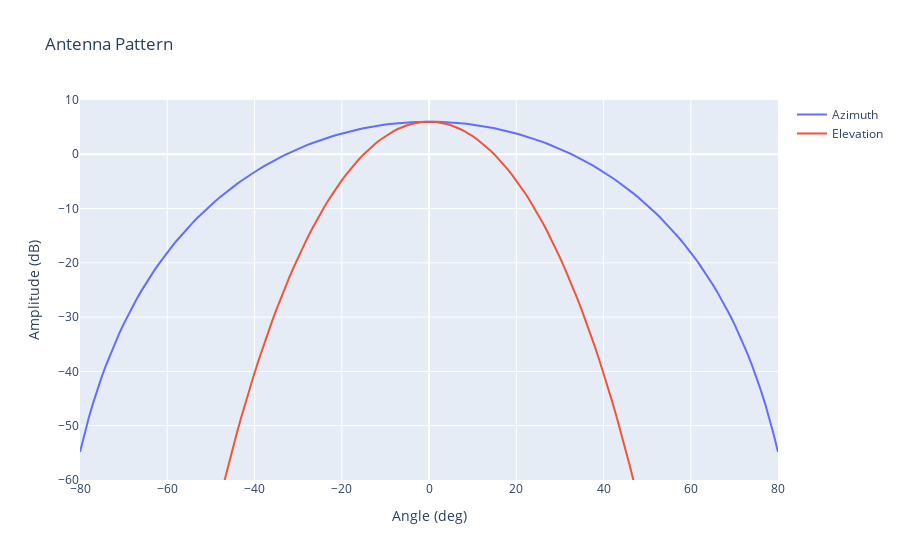

Here is the notebook cell this chart was saved with:
### Markdown cell above
_Plot the antenna patterns_

### Code cell
import plotly.graph_objs as go

fig = go.Figure()

fig.add_trace(go.Scatter(
    x=az_angle,
    y=az_pattern,
    name='Azimuth',
))
fig.add_trace(go.Scatter(
    x=el_angle,
    y=el_pattern,
    name='Elevation',
))

fig.update_layout(
    title='Antenna Pattern',
    yaxis=dict(title='Amplitude (dB)', range=[-60, 10]),
    xaxis=dict(title='Angle (deg)'),
)

fig.show()

### Figure 1 — Plotly figure (JSON) as saved in the notebook; plotly's stock layout.template omitted (floating-point values rounded to 4 significant figures; data arrays with more than 128 entries replaced by an {"elided": "..."} marker saying what was removed)
{"data": [{"name": "Azimuth", "type": "scatter", "x": {"elided": "161 int values"}, "y": {"elided": "161 float values"}}, {"name": "Elevation", "type": "scatter", "x": {"elided": "161 int values"}, "y": {"elided": "161 float values"}}], "layout": {"title": {"text": "Antenna Pattern"}, "xaxis": {"title": {"text": "Angle (deg)"}}, "yaxis": {"range": [-60, 10], "title": {"text": "Amplitude (dB)"}}}}
